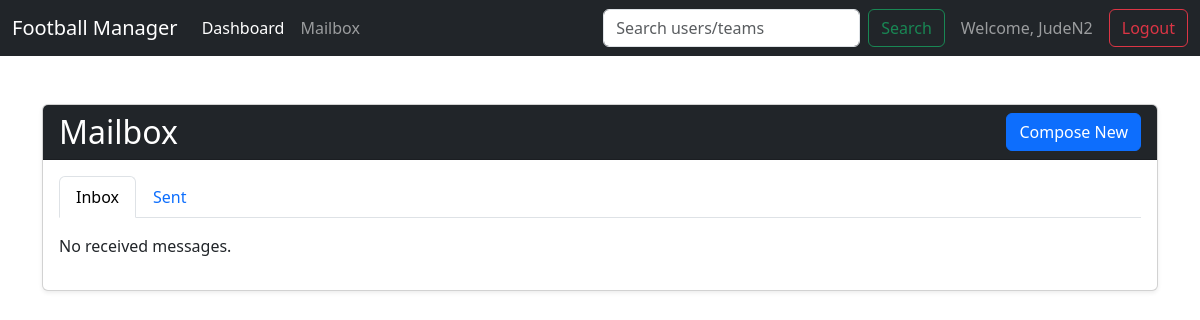
/mailbox (signed in), run on an earlier commit of the app's database.
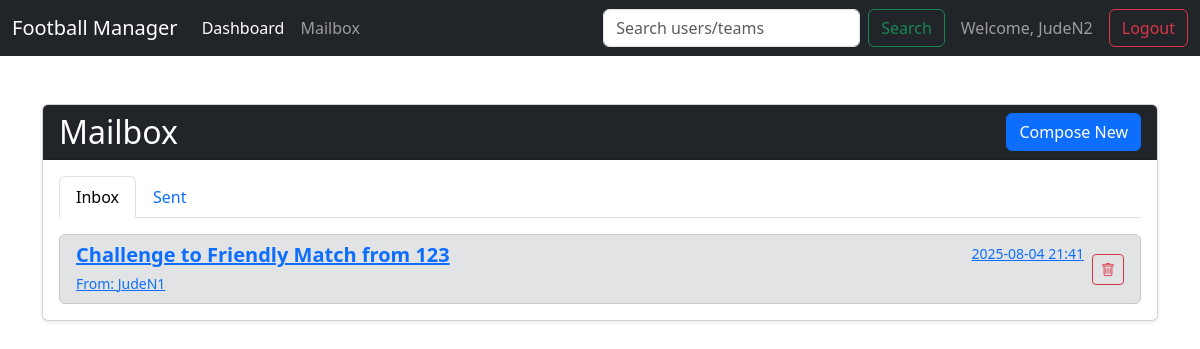
And on a later commit of the database.
### app/models.py (models this page shows, shortened)
class User(db.Model):
    id = db.Column(db.Integer, primary_key=True)
    username = db.Column(db.String(80), unique=True, nullable=False)
    password_hash = db.Column(db.String(128))
    teams = db.relationship('Team', backref='user', lazy=True, cascade="all, delete-orphan")
    sent_messages = db.relationship('Message', foreign_keys='Message.sender_id', backref='sender', lazy=True, cascade="all, delete-orphan")
    received_messages = db.relationship('Message', foreign_keys='Message.recipient_id', backref='recipient', lazy=True, cascade="all, delete-orphan")

class Message(db.Model):
    id = db.Column(db.Integer, primary_key=True)
    sender_id = db.Column(db.Integer, db.ForeignKey('user.id'), nullable=False)
    recipient_id = db.Column(db.Integer, db.ForeignKey('user.id'), nullable=False)
    subject = db.Column(db.String(200), nullable=False)
    body = db.Column(db.Text, nullable=False)
    timestamp = db.Column(db.DateTime, default=datetime.utcnow)
    is_read = db.Column(db.Boolean, default=False)
    challenger_team_id = db.Column(db.Integer, db.ForeignKey('team.id'), nullable=True)
    challenged_team_id = db.Column(db.Integer, db.ForeignKey('team.id'), nullable=True)
    is_challenge = db.Column(db.Boolean, default=False)
    is_accepted = db.Column(db.Boolean, default=False)  # To mark if challenge is accepted

### app/routes_game.py (the view)
@game_bp.route('/mailbox')
def mailbox():
    if 'username' not in session:
        return redirect(url_for('auth_bp.login'))
    user = User.query.filter_by(username=session['username']).first()
    received = Message.query.filter_by(recipient_id=user.id).order_by(Message.timestamp.desc()).all()
    sent = Message.query.filter_by(sender_id=user.id).order_by(Message.timestamp.desc()).all()
    return render_template('mailbox.html', received=received, sent=sent)

### app/__init__.py (called while the page is built)
def create_app():
    app = Flask(__name__)
    app.config['SECRET_KEY'] = 'a_very_secret_key_for_development'
    app.config['SQLALCHEMY_DATABASE_URI'] = 'sqlite:///' + os.path.join(basedir, 'database.db')
    db.init_app(app)
    from .routes_auth import auth_bp
    from .routes_game import game_bp
    app.register_blueprint(auth_bp)
    app.register_blueprint(game_bp)
    @app.context_processor
    def inject_selected_team():
        if 'selected_team_id' in session:
            from .models import Team
            selected_team = Team.query.get(session['selected_team_id'])
            return dict(selected_team=selected_team)
        return dict(selected_team=None)
    def nl2br(value):
        result = value.replace('\n', '<br>\n')
        return Markup(result)
    app.jinja_env.filters['nl2br'] = nl2br
    return app

### app/templates/mailbox.html (shortened to what this page needs)
{% extends "base.html" %}
{% block content %}
<div class="card shadow-sm">
    <div class="card-header bg-dark text-white d-flex justify-content-between align-items-center">
        <h1 class="h2 mb-0">Mailbox</h1>
        <a href="{{ url_for('game_bp.compose') }}" class="btn btn-primary">Compose New</a>
    </div>
    <div class="card-body">
        <ul class="nav nav-tabs mb-3">
            <li class="nav-item">
                <a class="nav-link active" data-bs-toggle="tab" href="#inbox">Inbox</a>
            </li>
            <li class="nav-item">
                <a class="nav-link" data-bs-toggle="tab" href="#sent">Sent</a>
            </li>
        </ul>
        <div class="tab-content">
            <div class="tab-pane fade show active" id="inbox">
                <div class="list-group">
                    {% for msg in received %}
                    <div class="list-group-item list-group-item-action d-flex justify-content-between align-items-center {% if not msg.is_read %}list-group-item-secondary{% endif %}">
                        <a href="{{ url_for('game_bp.view_mail', message_id=msg.id) }}" class="flex-grow-1">
                            <div class="d-flex w-100 justify-content-between">
                                <h5 class="mb-1 {% if not msg.is_read %}fw-bold{% endif %}">{{ msg.subject }}</h5>
                                <small>{{ msg.timestamp.strftime('%Y-%m-%d %H:%M') }}</small>
                            </div>
                            <small>From: {{ msg.sender.username }}</small>
                        </a>
                        <form method="POST" action="{{ url_for('game_bp.delete_mail', message_id=msg.id) }}" class="ms-2">
                            <button type="submit" class="btn btn-outline-danger btn-sm" onclick="return confirm('Are you sure you want to delete this message?');">
                                <i class="bi bi-trash"></i>
                            </button>
                        </form>
                    </div>
                    {% else %}
                    <p>No received messages.</p>
                    {% endfor %}
                </div>
            </div>
        </div>
    </div>
</div>
{% endblock %}

### app/templates/base.html (shortened to what this page needs)
<!DOCTYPE html>
<html lang="en">
<head>
    <link href="https://cdn.jsdelivr.net/npm/bootstrap@5.3.3/dist/css/bootstrap.min.css" rel="stylesheet">
    <link rel="stylesheet" href="https://cdn.jsdelivr.net/npm/bootstrap-icons@1.11.3/font/bootstrap-icons.min.css">
</head>
<body>
    <nav class="navbar navbar-expand-lg navbar-dark bg-dark fixed-top">
        <div class="container-fluid">
            <a class="navbar-brand" href="{{ url_for('game_bp.dashboard') }}">Football Manager</a>
            <div class="collapse navbar-collapse">
                <ul class="navbar-nav me-auto mb-2 mb-lg-0">
                    <li class="nav-item">
                        <a class="nav-link active" href="{{ url_for('game_bp.dashboard') }}">Dashboard</a>
                    </li>
                    <li class="nav-item">
                        <a class="nav-link" href="{{ url_for('game_bp.mailbox') }}">Mailbox</a>
                    </li>
                </ul>
                <form class="d-flex me-3" action="{{ url_for('game_bp.search') }}" method="post">
                    <input class="form-control me-2" type="search" placeholder="Search users/teams" name="query" aria-label="Search">
                    <button class="btn btn-outline-success" type="submit">Search</button>
                </form>
                {% if session.username %}
                <span class="navbar-text me-3">
                    Welcome, {{ session.username }}
                </span>
                <a href="{{ url_for('auth_bp.logout') }}" class="btn btn-outline-danger">Logout</a>
                {% endif %}
            </div>
        </div>
    </nav>
    <main class="container mt-4">
        {% block content %}{% endblock %}
    </main>
</body>
</html>

### app/templates/base.html (style rules this page uses)
body { background-image: url('https://images.pexels.com/photos/114296/pexels-photo-114296.jpeg'); background-size: cover; background-position: center; background-attachment: fixed; padding-top: 80px; }

What changed in the data, as far as the page shows it:
added Message: subject "Challenge to Friendly Match from 123", timestamp "2025-08-04 21:41", sender.username "JudeN1"
Also different on the page:
text no longer shown: "No received messages."
